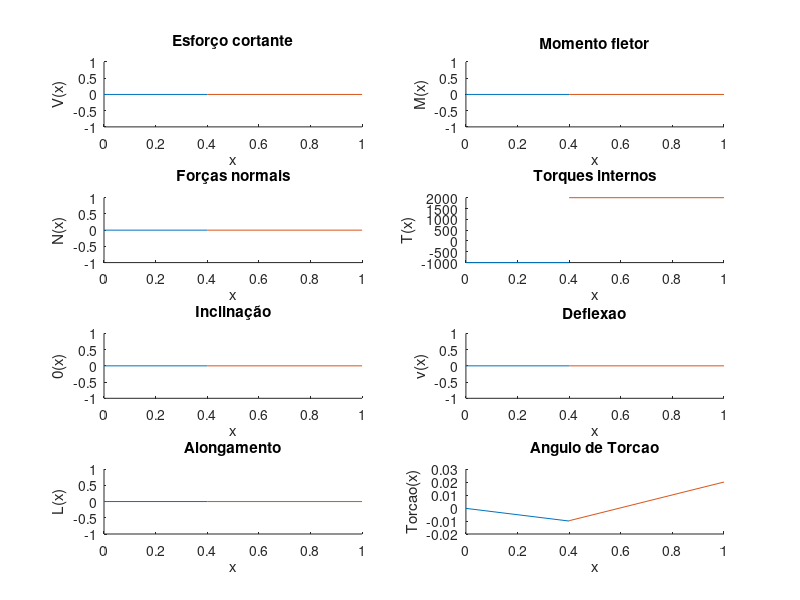

MATLAB code for this plot: (Note: this script raises an error after producing the figure.)
clear;
clc;
disp("#####################################################################");
disp("REFERENCIAIS/CONVENÇÕES:");
disp("1a. Forças verticais são positivas no sentido positivo do eixo Y (de baixo para cima).");
disp("1b. Forças horizontais são positivas no sentido positivo do eixo X (da esquerda para direita).");
disp("Por exemplo, para marcar forças pontuais que são: verticais para cima: usa-se angulo 90; verticais para baixo: usa-se angulo 270; horizontais para direita: usa-se angulo 0; horizontais para esquerda: usa-se angulo 180")
disp("1c. Torques são positivos no sentido positivo do eixo X (para a direita).");
disp("1d. Momentos são positivos no sentido horário.");
disp("1e. Caso forças de carregamento estejam sobrepostas, cabe ao usário fazer a devida soma das funções, separando-o em mais de um carregamento caso seja necessário")
disp("1f. Como adotamos refencial de forças de cima pra baixo como negativo, carregamentos que atuem em cima da barra devem ter valor de sua função negativa")
disp("");
disp("2. Os referencias são adotados todos a partir do início da viga, ou seja, posição (0,0)");
disp("O engaste será sempre localizado na parte esquerda da barra.") 
disp("");
disp("3. Todas as unidades devem estar no SI menos os ângulos que estão em graus");
disp("#####################################################################\n");


function moduloElasticidade = getModuloElasticidade()
    moduloElasticidade = input("Insira o modulo de elasticidade");
endfunction

function moduloCisalhamento = getModuloCisalhamento()
    moduloCisalhamento = input("Insira o modulo de cisalhamento");
endfunction

function infoFormato = getFormato()
    formato = input("Insira o numero correspondente ao formato da barra. 1 - Retangular. 2 - Circulo. 3 - Coroa circular.");
    if(formato == 1)
      b = input("Insira o valor da largura em metros.");
      h = input("Insira o valor da altura em metros.");
      momentoIneriaPolarEmZ = (b*(power(h,3)))/2;
      momentoIneriaPolarEmY = (h*(power(b,3)))/2;
      momentoInerciaPolar = momentoIneriaPolarEmZ + momentoIneriaPolarEmY;
      areaTransversal = h*b
    elseif(formato == 2)
      d = input("Insira o valor do diametro em metros.");
      momentoInerciaPolar = (2 * (3.14 * (power(d,4))))/64;
      areaTransversal = 3.14*(power(d/2,2));
    else
      d_e = input("Insira o valor do diametro externo em metros.");
      d_i = input("Insira o valor do diametro interno em metros.");
      momentoInerciaPolar = (2 * (3.14 * ((power(d_e,4))-(power(d_i,4)))))/64;
      areaTransversal = 3.14*(power(d_e/2,2)) - 3.14*(power(d_i/2,2));
    endif

    infoFormato = [momentoInerciaPolar,areaTransversal];
endfunction



function forcaCarregamento = calcForcaCarregamento(carregamento)
  ini = carregamento(1);
  fim = carregamento(2);
  coefs = transpose(carregamento(3:end));
  integral = polyint(coefs);
  forcaCarregamento = polyval(integral, fim) - polyval(integral, ini);
endfunction

function momentoCarregamento = calcMomentoCarregamento(carregamento)
  ini = carregamento(1);
  fim = carregamento(2);
  coefs = carregamento(3:end);
  coefs = [coefs, 0];
  integral = polyint(coefs);
  #como o referencial sempre estará no 0 do eixo x, o carregamento gerará um momento contrário ao seu sinal.
  momentoCarregamento = -1*(polyval(integral, fim) - polyval(integral, ini));
endfunction

function forcasExternas = getForcas()
  numForcasPontuais = input("Quantas forças pontuais estão sendo aplicadas na viga: ");

  forcasExternas = zeros(numForcasPontuais,3); # [x, fx, fy]

  if (numForcasPontuais > 0)
    disp("");
    disp("Para cada força, digite sua posição na viga, intensidade, ângulo em graus");
    for i = 1:numForcasPontuais
      disp(sprintf("Força %d\n", i));
      pos = input("Posição: ");
      intensidade = input("Intensidade: ");
      angulo = input("Ângulo: ");
      
      fx = intensidade*cos(deg2rad(angulo));
      fy = intensidade*sin(deg2rad(angulo));
      
      forcasExternas(i,:) = [pos;fx;fy];
      
      disp("Força computada com sucesso!\n");
    endfor
  endif
endfunction

function torques = getTorques()
  numTorques = input("Quantos torques estao sendo aplicados na viga: ");

  torques = zeros(numTorques,2); # [x, intensidade]

  if (numTorques > 0)
    disp("");
    disp("Para cada torque, digite sua posição e sua intensidade - lembrando que se a intensidade é negativa, o torque é tido no sentido oposto do eixo X.");
    for i = 1:numTorques
      disp(sprintf("Torque %d\n", i));
      pos = input("Posição: ");
      intensidade = input("Intensidade: ");
      
      torques(i, :) = [pos;intensidade];
      
      disp("Torque computado com sucesso!\n");
    endfor
  endif
endfunction

function momentos = getMomentos()
  numMomentos = input("Quantos momentos estao sendo aplicados na viga: ");

  momentos = zeros(numMomentos,2); # [x, intensidade]

  if (numMomentos > 0)
    disp("");
    disp("Para cada momento, digite sua posição e sua intensidade - lembrando que se a intensidade é negativa, o momento é tido no sentido horário.");
    for i = 1:numMomentos
      disp(sprintf("Momento %d\n", i));
      pos = input("Posição: ");
      intensidade = input("Intensidade: ");
      
      momentos(i, :) = [pos;intensidade];
      
      disp("Momento computado com sucesso!\n");
    endfor
  endif
endfunction


function carregamentos = getCarregamentos()
  numCarregamentos = input("Quantos carregamentos distribuídos estão sendo aplicados na viga: ");
  
  if (numCarregamentos > 0)
    n = input("Digite o grau máximo 'n' da função de carregamento: ")
    carregamentos = zeros(numCarregamentos, n+3); # [posIni, posFim, coefs]

    disp("");
    disp("Para cada carregamento, digite as suas posições inicial e final e sua função polinomial (em N/m)");
    for i = 1:numCarregamentos
      disp(sprintf("Carregamento %d\n", i));
      posIni = input("Posição inicial: ");
      posFim = input("Posição final: ");
      coefs = input("Coeficientes (seguindo o padrão) [an;an-1;...;a1;a0], lembrando que deve-se preencher completamente mesmo quando o coeficiente for 0:");
      
      carregamentos(i, :) = [posIni;posFim;coefs];
      
      disp("Carregamento computado com sucesso.");
    endfor
  else
    carregamentos = zeros(0, 3); # [posIni, posFim, coefs]
  endif
endfunction

###############################################
######## ENTRADA! ###########
###############################################
%{
tamanhoViga = input("Digite o tamanho da viga: ");
forcas = getForcas();
torques = getTorques();
momentos = getMomentos();
carregamentos = getCarregamentos();


if tamanhoViga == 0
  error("Viga inexistente")
endif
%}

tamanhoViga = 1;
momentos = zeros(0,2);
forcas = zeros(0,3);
carregamentos = zeros(0,3);
torques = [0.4,3000;1,-2000];
momentos = zeros(0,2);
infoFormato = [ 6.14*power(10,-7),1];
moduloElasticidade = 1;
moduloCisalhamento = 63.4 * power(10,9);


###############################################
######## CÁLCULOS PARA O ENGASTADO! ###########
###############################################

disp("#####################################################################");
disp("Reações de apoio para Apoio fixo ou engastado:");

# 1. Equilibrio de forças na horizontal:
fx = -1*(sum(forcas(:,2))); #Forças pontuais
printf("Fx: %.2f\n", fx);

# 2. Equilibrio de forças na vertical:
forcaCarregamento = 0;
for i = 1:rows(carregamentos) #Forças de carregamento distribuído
  forcaCarregamento = forcaCarregamento + calcForcaCarregamento(carregamentos(i,:));
endfor
fy = -1*(forcaCarregamento + sum(forcas(:,3))); #Forças pontuais
printf("Fy: %.2f\n", fy);
ForcaApoioVertical = fy;

# 3. Equilibrio de torques:
torque = -1*sum(torques(:,2));
printf("Torque: %.2f\n", torque);

# 4. Equilibrio de momentos:
#Momento de carregamento
momentoCarregamento = 0;
for i = 1:rows(carregamentos) #Momento do carregamento distribuído
  xResultante = calcMomentoCarregamento(carregamentos(i,:))/calcForcaCarregamento(carregamentos(i,:));
  momentoCarregamento = momentoCarregamento + xResultante*calcForcaCarregamento(carregamentos(i,:));
endfor

# Momentos pontuais
momentoExterno = sum(momentos(:,2));
#Momentos gerados pelas forças externas 
momento_forcas = -1*(dot(forcas(:,1), forcas(:, 3)));

momento = -1*(momentoExterno + momento_forcas + momentoCarregamento);
printf("Momento: %.2f\n", momento);
MomentoApoio = momento;
disp("#####################################################################\n");

######################################
# DIAGRAMA DE ESFORÇOS SOLICITANTES
######################################
# Pontos de interesse
# Sempre escolhemos o lado esquerdo da secção para encontar as forças solicitantes,
# pois ele tem o ponto considerado o nosso referencial 0.
if (fy)
  forcas = [forcas;[0,0,fy]];
endif
if (fx)
  forcas = [forcas;[0,fx,0]];
endif
if (torque)
  torques = [torques;[0,torque]];
endif
if(momento)
  momentos = [momentos;[0,momento]]
endif

function f_final = integral_de_singularidade(f)
  f_final = f;
  for i = 1:rows(f)
    if f_final(i,3) < 1
      f_final(i,3) = f_final(i,3) + 1;
    else
      f_final(i,3) = f_final(i,3) + 1;
      f_final(i,1) = f_final(i,1)/f_final(i,3);
    endif
  endfor
endfunction

function resultado = resolve_equacao(f,x)
  resultado = 0;
  for i = 1:rows(f)
    if f(i,3) <= -1
      continue;
    elseif x < f(i,2) 
      continue;
    else
      resultado = resultado + (f(i,1)*((x - f(i,2))^f(i,3)));
    endif
  endfor
endfunction


PontosDeInteresse = [unique(vertcat(0.0,forcas(:,1),momentos(:,1),carregamentos(:,1),torques(:,1)))]



# q(x) = [intensidade, inicio, expoente; ...]
q = [];
for i = 1:rows(forcas)
  if forcas(i,3) != 0
    q = [q;[forcas(i,3),forcas(i,1),-1]];
  endif
endfor
for i = 1:rows(momentos)
  q = [q;[momentos(i,2),momentos(i,1),-2]];
endfor
for i = 1:rows(carregamentos)
  coefs = carregamentos(i,3:end);
  for j = 1:columns(coefs)
    if coefs(j) != 0
      q = [q;[coefs(j),carregamentos(i,1),columns(coefs)-j]];
    endif
  endfor
endfor

# f_x = [intensidade, inicio, expoente; ...]
f_x = [];
for i = 1:rows(forcas)
  if forcas(i,2) != 0
    f_x = [f_x;[forcas(i,2),forcas(i,1),-1]];
  endif
endfor
f_x

#t(x) = [intensidade, inicio, expoente; ...]
t = [];
for i = 1:rows(torques)
  t = [t;[torques(i,2),torques(i,1),-1]];
endfor
torques
t


#V(x) = integral_de_singularidade(q) = [intensidade, inicio, expoente; ...]
V_x = integral_de_singularidade(q)
M_x = integral_de_singularidade(V_x)
Teta_x = integral_de_singularidade(M_x)
v_x = integral_de_singularidade(Teta_x)

N_x = integral_de_singularidade(f_x)
L_x = integral_de_singularidade(N_x)

T_x = integral_de_singularidade(t)
TORCAO_x = integral_de_singularidade(T_x)

constanteTETA = -(resolve_equacao(Teta_x,0-0.01))
constanteV = -(resolve_equacao(v_x,0-0.01))
constanteL = -(resolve_equacao(L_x,0-0.01))
constanteTORCAO = -(resolve_equacao(TORCAO_x,0-0.01))


####################################################################
# Calculo dos valores da tabela necessario para montar o diagrama
####################################################################
for i = 2:rows(PontosDeInteresse)  
  # Criando valores de x no intervalo de dois pontos de interesse
  X = transpose(linspace(PontosDeInteresse(i-1),PontosDeInteresse(i),max((PontosDeInteresse(i)-PontosDeInteresse(i-1))*4,2)));
  Xizao = linspace(PontosDeInteresse(i-1),PontosDeInteresse(i),(PontosDeInteresse(i)-PontosDeInteresse(i-1))*4)
  DadosDoDiagrama_V_x = zeros(rows(X), 1);
  DadosDoDiagrama_M_x = zeros(rows(X), 1);
  DadosDoDiagrama_N_x = zeros(rows(X), 1);
  DadosDoDiagrama_T_x = zeros(rows(X), 1);
  DadosDoDiagrama_TETA_x = zeros(rows(X), 1) + constanteTETA;
  DadosDoDiagrama_v_x = zeros(rows(X), 1) + constanteV;
  DadosDoDiagrama_L_x = zeros(rows(X), 1) + constanteL;
  DadosDoDiagrama_TORCAO_x = zeros(rows(X), 1) + constanteTORCAO;


  for j = 1:rows(X)
    x = X(j)
    if j == 1
      V = resolve_equacao(V_x, X(j)+0.01);
      M = resolve_equacao(M_x, X(j)+0.01);
      N = resolve_equacao(N_x, X(j)+0.01);
      T = resolve_equacao(T_x, X(j)+0.01)
      TETA = (resolve_equacao(Teta_x,X(j)+0.01)) * (1/(moduloElasticidade*infoFormato(1)));
      v = (resolve_equacao(v_x,X(j)+0.01)) * (1/(moduloElasticidade*infoFormato(1)));
      L = (resolve_equacao(L_x,X(j)+0.01)) * (1/(moduloElasticidade*infoFormato(2)));
      TORCAO = (resolve_equacao(TORCAO_x,X(j)+0.01)) * (1/(moduloCisalhamento*infoFormato(1)));

    elseif j == rows(X)
      V = resolve_equacao(V_x, X(j)-0.01);
      M = resolve_equacao(M_x, X(j)-0.01);
      N = resolve_equacao(N_x, X(j)-0.01);
      T = resolve_equacao(T_x, X(j)-0.01)
      TETA = resolve_equacao(Teta_x,X(j)-0.01) * (1/(moduloElasticidade*infoFormato(1)));
      v = resolve_equacao(v_x,X(j)-0.01) * (1/(moduloElasticidade*infoFormato(1)));
      L = resolve_equacao(L_x,X(j)-0.01) * (1/(moduloElasticidade*infoFormato(2)));
      TORCAO = resolve_equacao(TORCAO_x,X(j)-0.01) * (1/(moduloCisalhamento*infoFormato(1)));


    else
      V = resolve_equacao(V_x, X(j));
      M = resolve_equacao(M_x, X(j));
      N = resolve_equacao(N_x, X(j));
      T = resolve_equacao(T_x, X(j))
      TETA = resolve_equacao(Teta_x,X(j)) * (1/(moduloElasticidade*infoFormato(1)));
      v = resolve_equacao(v_x,X(j)) * (1/(moduloElasticidade*infoFormato(1)));
      L = resolve_equacao(L_x,X(j)) * (1/(moduloElasticidade*infoFormato(2)));
      TORCAO = resolve_equacao(TORCAO_x,X(j)) * (1/(moduloCisalhamento*infoFormato(1)));
  
    endif

        
    #printf(DadosDoDiagrama_V_x(j));
    DadosDoDiagrama_V_x(j) = [V];
    DadosDoDiagrama_M_x(j) = [M];
    DadosDoDiagrama_N_x(j) = [N];
    DadosDoDiagrama_T_x(j) = [T];
    DadosDoDiagrama_TETA_x(j) = [TETA];
    DadosDoDiagrama_v_x(j) = [v];
    DadosDoDiagrama_L_x(j) = [L];
    DadosDoDiagrama_TORCAO_x(j) = [TORCAO];


  endfor 
  printf("aaaaaaaaaaaaaaaaaaaaaaaaaaa")
  # plot da função para cada intervalo dos pontos de interesse
  

  subplot(4,2,1);
  hold on;
  xlabel ("x");
  ylabel ("V(x)");
  title ("Esforço cortante");
  plot(X,DadosDoDiagrama_V_x);
  hold off;     
  
  subplot(4,2,2);
  hold on;
  xlabel ("x");
  ylabel ("M(x)");
  title ("Momento fletor");
  plot(X,DadosDoDiagrama_M_x);
  hold off;

  subplot(4,2,3);
  hold on;
  xlabel ("x");
  ylabel ("N(x)");
  title ("Forças normais");
  plot(X,DadosDoDiagrama_N_x);
  hold off;

  subplot(4,2,4);
  hold on;
  xlabel ("x");
  ylabel ("T(x)");
  title ("Torques internos");
  plot(X,DadosDoDiagrama_T_x);
  hold off;

  subplot(4,2,5);
  hold on;
  xlabel ("x");
  ylabel ("0(x)");
  title ("Inclinação");
  plot(X,DadosDoDiagrama_TETA_x);
  hold off;

  subplot(4,2,6);
  hold on;
  xlabel ("x");
  ylabel ("v(x)");
  title ("Deflexao");
  plot(X,DadosDoDiagrama_v_x);
  hold off;

  subplot(4,2,7);
  hold on;
  xlabel ("x");
  ylabel ("L(x)");
  title ("Alongamento");
  plot(X,DadosDoDiagrama_L_x);
  hold off;

  subplot(4,2,8);
  hold on;
  xlabel ("x");
  ylabel ("Torcao(x)");
  title ("Angulo de Torcao");
  plot(X,DadosDoDiagrama_TORCAO_x);
  hold off;
endfor
print diagramaForcasSolicitantes.pdf;
open diagramaForcasSolicitantes.pdf
